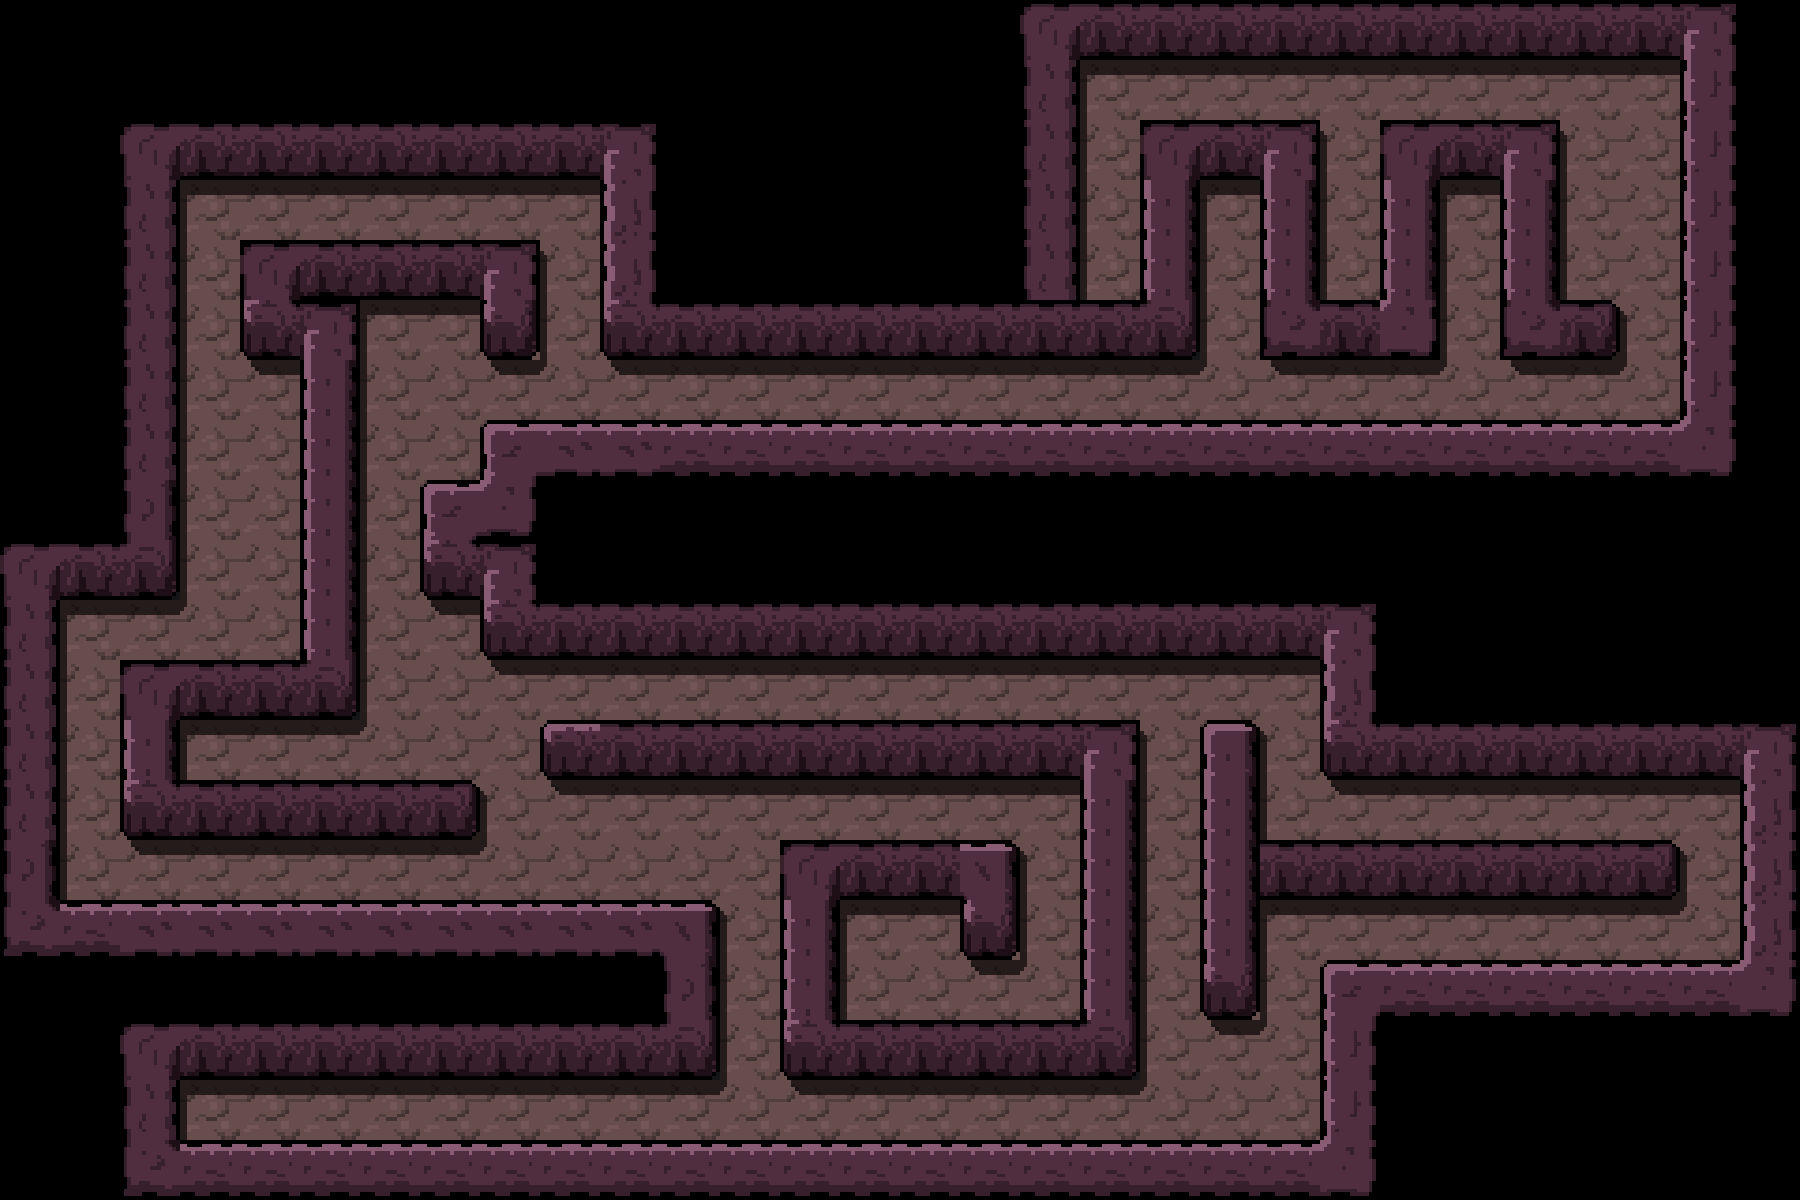

Tiled map render using the project's own tile images. Description and the map definition, with tile-layer contents summarised, below:
An orthogonal 30x20 tile map with 60x60 px tiles, 1 tile layer (tiles) and 155 objects (49x torch, 39x solid, 16x ghost, 15x bonus, 13x cyclop, ...).

<map version="1.0" orientation="orthogonal" renderorder="right-down" width="30" height="20" tilewidth="60" tileheight="60" nextobjectid="205">
 <tileset firstgid="1" name="map5" tilewidth="60" tileheight="60" tilecount="48">
  <image source="data/images/map5.png" width="480" height="360" />
 </tileset>
 <layer name="tiles" width="30" height="20">
  <data>[600 cells, 432 non-empty, 32 distinct tile ids]</data>
 </layer>
 <objectgroup name="collision" visible="0">
  <object id="1" name="solid" x="0" y="2" width="1079.5" height="178.125" />
  <object id="4" name="solid" x="600.5" y="167" width="479" height="192.625" />
  <object id="6" name="solid" x="0" y="173.5" width="179.625" height="367.5" />
  <object id="7" name="solid" x="480.625" y="420.625" width="1319.38" height="238.875" />
  <object id="8" name="solid" x="0" y="900.5" width="719.625" height="179.125" />
  <object id="9" name="solid" x="1320.5" y="960.5" width="477.5" height="239.5" />
  <object id="10" name="solid" x="1320.5" y="655.625" width="479.5" height="124" />
  <object id="11" name="solid" x="1680.5" y="0" width="117.5" height="422" />
  <object id="12" name="solid" x="1076" y="0" width="609.25" height="59.5" />
  <object id="13" name="solid" x="3.625" y="1072.25" width="176" height="78" />
  <object id="14" name="solid" x="2" y="1140.5" width="1324.25" height="64.5" />
  <object id="15" name="solid" x="1202" y="722" width="56" height="296" />
  <object id="16" name="solid" x="1740.5" y="722" width="57.5" height="297.75" />
  <object id="17" name="solid" x="1140" y="120.75" width="59.5" height="238.75" />
  <object id="18" name="solid" x="1260.62" y="120.75" width="58.875" height="238.75" />
  <object id="19" name="solid" x="1380.5" y="120.5" width="59" height="238.875" />
  <object id="20" name="solid" x="1500.5" y="120.5" width="59.125" height="239" />
  <object id="21" name="solid" x="300.75" y="296.25" width="58.75" height="421.75" />
  <object id="22" name="solid" x="121" y="661" width="59" height="178.25" />
  <object id="23" name="solid" x="481" y="240.688" width="58.25" height="118.062" />
  <object id="24" name="solid" x="240.312" y="240.688" width="65.75" height="119.062" />
  <object id="25" name="solid" x="1080.73" y="722" width="58.5455" height="357.273" />
  <object id="26" name="solid" x="780.727" y="840.909" width="58.5455" height="238.364" />
  <object id="27" name="solid" x="960.545" y="841.909" width="58.7273" height="116.636" />
  <object id="28" name="solid" x="160.5" y="781" width="318" height="58" />
  <object id="30" name="solid" x="121" y="661" width="238.5" height="58.25" />
  <object id="31" name="solid" x="241" y="240.688" width="294.375" height="59.0625" />
  <object id="32" name="solid" x="811" y="1020.55" width="298.818" height="58.5455" />
  <object id="33" name="solid" x="782.727" y="840.909" width="236.545" height="58.1818" />
  <object id="34" name="solid" x="1211" y="842" width="467" height="56" />
  <object id="35" name="solid" x="540.909" y="720.909" width="598.545" height="58.3636" />
  <object id="36" name="solid" x="1147" y="120.75" width="167" height="58.75" />
  <object id="37" name="solid" x="1388.5" y="120.5" width="167" height="59" />
  <object id="38" name="solid" x="1270.5" y="300.5" width="167" height="58.875" />
  <object id="39" name="solid" x="1014" y="300.375" width="177" height="59.125" />
  <object id="40" name="solid" x="1520" y="300.75" width="98.75" height="58.625" />
  <object id="41" name="solid" x="2" y="564" width="57.5" height="368" />
  <object id="42" name="hero" x="875" y="937" width="48" height="48" />
  <object id="43" name="ghost" x="666" y="816" width="50" height="50" />
  <object id="45" name="ghost" x="845" y="787" width="50" height="50" />
  <object id="46" name="ghost" x="1147" y="783" width="50" height="50" />
  <object id="47" name="demon" x="1143" y="967" width="50" height="50" />
  <object id="48" name="cyclop" x="1683" y="787" width="50" height="50" />
  <object id="49" name="ghost" x="1445" y="905" width="50" height="50" />
  <object id="50" name="ghost" x="1265" y="785" width="50" height="50" />
  <object id="51" name="ghost" x="1265" y="1025" width="50" height="50" />
  <object id="52" name="cyclop" x="1025" y="1085" width="50" height="50" />
  <object id="53" name="ghost" x="845" y="1083" width="50" height="50" />
  <object id="54" name="cyclop" x="305" y="1083" width="50" height="50" />
  <object id="55" name="cyclop" x="487" y="1089" width="50" height="50" />
  <object id="56" name="cyclop" x="727" y="967" width="50" height="50" />
  <object id="57" name="cyclop" x="243" y="847.667" width="50" height="50" />
  <object id="58" name="flash" x="67" y="729" width="50" height="50" />
  <object id="59" name="cyclop" x="239" y="551" width="50" height="50" />
  <object id="60" name="ghost" x="181" y="423" width="50" height="50" />
  <object id="61" name="demon" x="187" y="245" width="50" height="50" />
  <object id="62" name="ghost" x="543" y="189" width="50" height="50" />
  <object id="63" name="cyclop" x="367" y="303" width="50" height="50" />
  <object id="64" name="minotaur" x="371" y="487" width="50" height="50" />
  <object id="65" name="ghost" x="427" y="673" width="50" height="50" />
  <object id="66" name="demon" x="725" y="363" width="50" height="50" />
  <object id="67" name="cyclop" x="965" y="367" width="50" height="50" />
  <object id="68" name="ghost" x="1085" y="185" width="50" height="50" />
  <object id="69" name="cyclop" x="1205" y="187" width="50" height="50" />
  <object id="70" name="ghost" x="1325" y="181" width="50" height="50" />
  <object id="71" name="ghost" x="1447" y="189" width="50" height="50" />
  <object id="72" name="cyclop" x="1563" y="183" width="50" height="50" />
  <object id="73" name="ghost" x="1623" y="305" width="50" height="50" />
  <object id="74" name="ghost" x="1327" y="363" width="50" height="50" />
  <object id="132" name="ghost" x="905.333" y="666.667" width="50" height="50" />
  <object id="134" name="cyclop" x="668.333" y="665.667" width="50" height="50" />
  <object id="135" name="cyclop" x="484.333" y="844.333" width="50" height="50" />
  <object id="201" name="door" x="59.375" y="540" width="60.5625" height="59.5625" />
  <object id="202" name="solid" x="119.938" y="539.312" width="59.625" height="60.1875" />
  <object id="203" name="solid" x="421.333" y="480" width="73.3333" height="117.333" />
 </objectgroup>
 <objectgroup name="bonus">
  <object id="75" name="bonus" x="1082" y="240" width="60" height="60" />
  <object id="77" name="bonus" x="1320.67" y="238" width="60" height="60" />
  <object id="78" name="bonus" x="1564" y="238" width="60" height="60" />
  <object id="82" name="bonus" x="542" y="182" width="60" height="60" />
  <object id="83" name="bonus" x="362" y="299.333" width="60" height="60" />
  <object id="84" name="bonus" x="182" y="720" width="60" height="60" />
  <object id="85" name="bonus" x="58" y="660" width="60" height="60" />
  <object id="86" name="bonus" x="902.667" y="958.667" width="60" height="60" />
  <object id="87" name="bonus" x="1021.33" y="876.667" width="60" height="60" />
  <object id="89" name="bonus" x="1684" y="836" width="60" height="60" />
  <object id="91" name="bonus" x="241.333" y="1080.67" width="60" height="60" />
  <object id="94" name="bonus" x="236" y="480" width="60" height="60" />
  <object id="100" name="diamond" x="244" y="720" width="60" height="60" />
  <object id="102" name="diamond" x="718" y="360.667" width="60" height="60" />
  <object id="104" name="diamond" x="1199.33" y="178" width="60" height="60" />
  <object id="105" name="diamond" x="1442" y="180.667" width="60" height="60" />
  </objectgroup>
 <objectgroup name="torch">
  <!-- 49 objects omitted --></objectgroup>
</map>
<!-- 64 of 155 objects omitted -->
